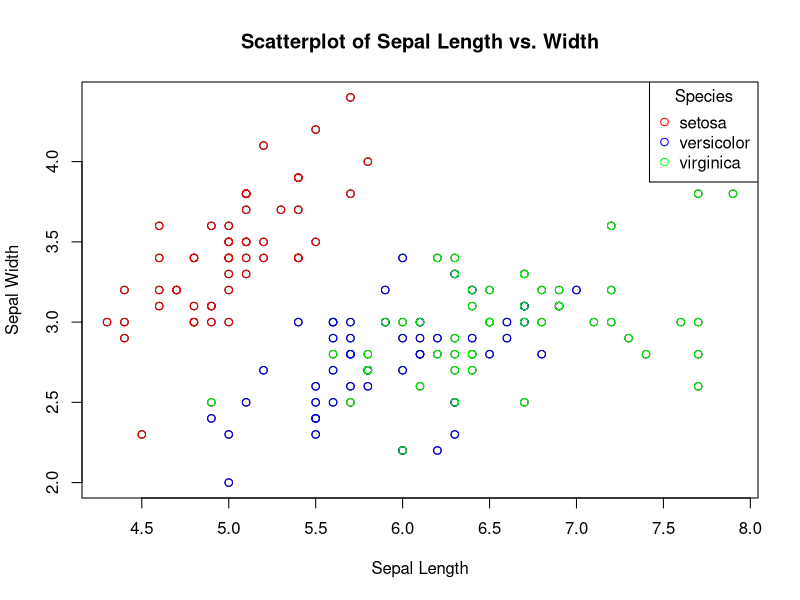

The R source for this figure:
#===============================================================================
# ◯。°。°。°。°。°。°。°。°。°。°。° LOOPS 。°。°。°。°。°。°。°。°。°。°。°◯
#===============================================================================


# Loops, quite simply, loop! When a loop is run in R (or even other programming
# languages!) a block of code is run again and again, often until a specified 
# condition is met. Each time the code within a loop is run, it is refereed to as 
# an iteration.

# Loops are useful for quickly performing mundane tasks that would otherwise 
# require manual completion. 

# Different loops are useful for different scenarios. Using loops successfully 
# requires recognizing when to use different loops types. Throughout this
# assignment, we will cover three major types of loops in R: "For Loops", "While
# Loops" and "Repeat Loops". 

# For Loops: A for loop repeats a given task for defined number of times.

# While Loops: A while loop keeps repeating a block of code until a certain
# logical parameter is met. Example: While x is less than 3, perform action y.

# Repeat Loops: Similar to while loop but requires a break, or stop to prevent
# the loop from running forever. Example: Until 10 iterations, perform action y. 

#===============================================================================
# For Loops 
#===============================================================================

### Description:

# A for loop applies a set of operations over a collection of objects (list, vector, matrix, or data frame)
# repeated a defined number of times. The number of iterations are known in advance. 

### Example:
# Create a vector of numbers 1 through 5, and
# then use a for loop to iterate through each number in the vector and print it to the console. 
# The loop variable i takes on the values 1, 2, 3, 4, and 5, and the print() function is called with each value of i.

# create a vector of numbers
numbers <- c(1, 2, 3, 4, 5)

# create a for loop that prints each number in the vector
for (i in numbers) {
  print(i)
}

# For loops can iterate over a sequence of numbers, in the following example,
# from 1 to 100 and calculates the sum of the numbers. 
# The loop variable i takes on the values 1, 2, 3, ..., 100, and the sum variable is updated on each iteration.

sum <- 0
for (i in 1:100) {
  sum <- sum + i
}
print(sum)


### TASK: 

# ✿¸.•´*¨`*•✿ Let's look at some flowers! ✿•*`¨*`•.¸✿

# 1) Load in the "iris" data set built into R. 
# Name the data frame "iris_loop"

# 2) Set up your For Loop with the parameters to
# use any integer from 1 through the number of columns
# within the data frame (ncol function may be of some assistance)

# 3) Within curly brackets, set the following logical conditions under an "if" function:
#     
#     a) Make it so the function returns a "TRUE" statement if certain
# conditions which we will later establish are met (Grapple with the grepl() function)

#     b) Select the columns within the "iris_loop" data frame and all integers separated by a comma 
# (HINT: [,i] will be the best way to do this)

#     c) Subset another curly bracket pair within the if condition.
#  Inside this secondary curly bracket, set up a logical condition: 
#  1000+separated integers. Make sure this condition is saved back into the "iris_loop" data frame with a "<-"

# 4) Make sure to close out all curly brackets to complete the loop.


library(tidyverse)

iris_loop <- iris

for(i in 1:ncol(iris_loop)) {                              
  if(grepl("Width", colnames(iris_loop)[i])) {             
    iris_loop[ , i] <- iris_loop[ , i] + 1000
    }
}


# Question: What happens if you change the "1000+" to "50+"?
# ANSWER: The amount added to the Width columns changes from x+1000 to x+50


#===============================================================================
# While Loops
#===============================================================================


### Description :
# A while loop is a control flow statement that allows you to repeatedly execute a block of code as long as a certain condition is met.
# The condition is a logical expression that is evaluated before each iteration of the loop. If the condition is TRUE, 
# the code inside the loop is executed, and then the condition is evaluated again. This process continues until the condition becomes FALSE, 
# at which point the loop terminates and execution continues with the code following the loop.


###Next within Loops:
# Within loops, especially While Loops, if you wish to skip a current variable and go onto the next
# iteration, you can use the "next" argument within the function. This can be helpful 
# in ignoring variables that would be messy, useless, and overall just unwanted (:,( poor variable)) 
# Consider the following example:
x<-20     # Here we set the length of our variable. 
while (x) {x <- x - 1 # We set our conditions in which x will be equal to x-1
if (x%%2 != 0) # A further condition is set in which x is divided by 2 if not equal to 0
  next # This tells the while loop to skip any numbers after our conditions set above
print(x)} # This prints x after it has gone through the loop

### QUESTION: Why do we have the argument !=0? What would occur if we changed it to !=1? 
# ANSWER: This change to the argument tells the loop to skip any number not equal to 1
# Instead of printing all even numbers, the loop will print out all odd numbers
# Go ahead and give it a try:
x<-20  
while (x) {x <- x - 1 
if (x%%2 != 0) 
  next 
print(x)}


### Example 1 of While Loops:

# Let's try an example with numbers!

x <- 1 # Stores 1 in the x variable.
while (x < 6) { # Start of the while loop. While x is less than 6, perform some action.
  print(x) #In this case, our action is printing x
  x = x+1 # Adds one to x each loop.
}

### Example 2 of While Loops:

# We can use this to label samples

# Let's build a sample data frame.
Samples_Without_ID <- c("Frog", "Cool Frog", "The Coolest Frog","Cute Frog", "Very Cute Frog", "Strong Frog", "Very Strong Frog")
Samples_Without_ID1 <- data.frame(samples = Samples_Without_ID)  #Stores as a data frame.

# Creates length 7 character vector. 
SampleID <- character(7)

x <- 0 # stores 0 into a variable called x.
while (x < 7) { # Creates a while loop that is valid while x is less than 7.
  x <- x + 1 # Adds 1 to the value of x for each iteration of the while loop.
  SampleID[x] <- paste("Sample#", x, sep = "") # Pastes together the character "Sample#" with the variable x.
  # This gives an outputs of "Sample1, Sample2, Sample3, etc.)
}

SampleID <- data.frame(SampleID) #Stores as a data frame.

View(SampleID) # Let's check it out!

# Great! Now we want to label our frogs in the Samples_Without_ID1 data frame.  

Samples_With_Label <- cbind(SampleID, Samples_Without_ID1)


### TASK:
# Create a while loop which pastes whole numbers from 1 to 10, but exclude printing 3 using the next function.
# output should look like this: 1, 2, 4, 5, 6, 7, 8, 9, 10
i <- 0
while (i < 10) {
  i <- i + 1
  if (i == 3) {
    next
  }
  print(i)
}

#===============================================================================
#Repeat Loops
#===============================================================================

###Description: 
# If we have a large multidimensional data frame and would like to repeat a block of code 
# over and over again across this data frame, it would be best to use a Repeat loop.
# A repeat loop will continuously execute a block of code and logical conditions over a data frame.
# If the logical conditions return "FALSE", the block of code will continue to be repeated 
# over the entire data frame. No output will be given for a "FALSE" return.
# If the logical conditions return "TRUE", an output will be given.
# However, unlike most other loops, even if a "TRUE" condition is met, the repeat loop will not 
# end, and continue to iterate over and over across the data frame.
# The only way for the Repeat loop to end is by giving it a BREAK condition.

### Question: Based on the description above and the description of While loops. 
# How do Repeat and While loops differ? When might it be best to use one rather than the other?
# ANSWER: While loops depend upon the information returning TRUE to continue the loop until a return is FALSE
# The repeat loop depends upon the continuous return of FALSE information, and only gives outputs that are TRUE


### Breaks:
#The Break statement is a way to stop a loop from running before it has finished all its iterations. When the break statement is encountered within a repeat loop, the loop stops running immediately, and the program moves on to the next line of code after the loop. This can be useful if you want to stop a loop based on a certain condition, without having to wait for it to finish all its iterations.

### Example of Repeat Loops: 

# Basic example of Repeat Loop with a conditional break. 
# Without the break statement, repeat loops would continue indefinitely.
i <- 1
repeat {
  print(paste("Loop", i))
  if (i == 3) {
    break
  }
  i <- i + 1
}


# Example of using a repeat loop for 'data processing' and conditional break.
# In this example we will increase the salary of each individual in the dataset
# and store the processed data in a new dataset.

# First let's create a data frame with columns 'ID', 'Name', 'Age', 'Gender', and 'Salary'
my_data <- data.frame(
  ID = c(1, 2, 3, 4, 5),
  Name = c("John", "Alice", "Bob", "Eve", "Charlie"),
  Age = c(25, 32, 28, 40, 36),
  Gender = c("M", "F", "M", "F", "M"),
  Salary = c(50000, 60000, 55000, 70000, 65000)
)

# Create a counter to keep track of iterations
i <- 1
# Create a blank dataframe. This allows us to reset the dataframe everytime the loop is ran.
processed_data <- data.frame()

# Repeat loop for processing each row of the dataset
repeat {
  row <- my_data[i, ] # Get the row at the current iteration
  processed_row <- list(  # Perform some data processing on the row
    ID = row$ID,
    Name = paste("Processed:", row$Name),
    Age = row$Age,
    Gender = ifelse(row$Gender == "M", "Male", "Female"),
    Salary = row$Salary * 1.1 # Add a 10% salary increase
  )
  processed_data <- rbind(processed_data, processed_row) # Append the processed row to the processed_data  data frame
  i <- i + 1 # Increase the counter
  if (i > nrow(my_data) || processed_row$Salary > 100000) { 
    break  # Exit the loop when all rows have been processed or when the salary exceeds 100,000 (arbitrary)
  }}


### TASK:

# Let's try it on your own!

# Create a repeat loop that does the following: 
#1) Stores 1 in the variable y.
#2) prints y for iteration of the loop. 
#3) Increase y by .7 each iteration. 
#4) Set a break to terminate the loop when y is greater than 14
#5) Print "Y is big now!" when Y is greater than 14. 

#Let's try it on your own!

#Create a repeat loop that does the following: 
#1) Stores 1 in the variable y.
#2) prints y for iteration of the loop. 
#3) Increase y by .7 each iteration. 
#4) Set a break to terminate the loop when y is greater than 14
#5) Print "Y is big now!" when Y is greater than 14. 

y = 1

# Repeat loop
repeat {
  
  print(y)
  
  ifelse(y > 14, print("Y is big now!"), NA)
  
  
  # Break statement to terminate if y > 14
  if (y > 14) {
    break
  } 
  
  # Increment y by 1
  y = y + .7
  
  
}



#===============================================================================
#Final: Nested Loops within For Loops
#===============================================================================


# Description of nested loops
# Earlier in the course, we used nested ifelse functions. A nested ifeelse function is just
#an ifelse function INSIDE another ifelse function. The same goes for nested loops!

#In a nested loop, we have a loop INSIDE another loop! 

#Nested loops are often used for multideminsion data and allow for more precise
#control of your data. 


### Example of Nested loops:
# While any kind of loop can be nested within other loops, it will be easiest to look at the same two loops nested within each other. Nested loops allow us to look at multidimensional information. 
# A visualization of a real life nested loop would be an analogue clock.
# In this analogy, our outer loop of the clock would be the short hand, which tells the hour on the clock.
# Nested within this outer loop is the inner loop, the long hand of the clock, which tells the minute.
# Here's how we would accomplish this in R:


for (s in 1:12){  # Here we set up our outer loop as "s" to represent our short hand, so this will contain any variable between 1-12 since most analogue clocks use standard time.
  for (l in 01:59) # Now we add in a nested, inner logical condition, which creates a second value "l" for the long hand. This hand will represent our minutes
  {print(paste("The short hand is",s,"And the long hand", l))} # Now we want to print our variables, but paste them together when printed
} # Close the loops




### TASK: (Mason)

# Load iris dataset
data(iris)

# Create empty plot with axis labels and title
plot(x = iris$Sepal.Length, y = iris$Sepal.Width, 
     xlab = "Sepal Length", ylab = "Sepal Width",
     main = "Scatterplot of Sepal Length vs. Width")

# Loop over each species in the dataset
for(species in unique(iris$Species)) {
  
  # Subset the data to only include the current species
  species_data <- subset(iris, Species == species)
  
  # Assign a color based on the species
  if(species == "setosa") {
    col <- "red"
  } else if(species == "versicolor") {
    col <- "blue"
  } else {
    col <- "green"
  }
  
  # Plot the observations for the current species as points with the assigned color
  points(species_data$Sepal.Length, species_data$Sepal.Width, col = col)
  
}

# Create a legend
legend("topright", 
       legend = unique(iris$Species),
       col = c("red", "blue", "green"),
       pch = 1,
       title = "Species")
